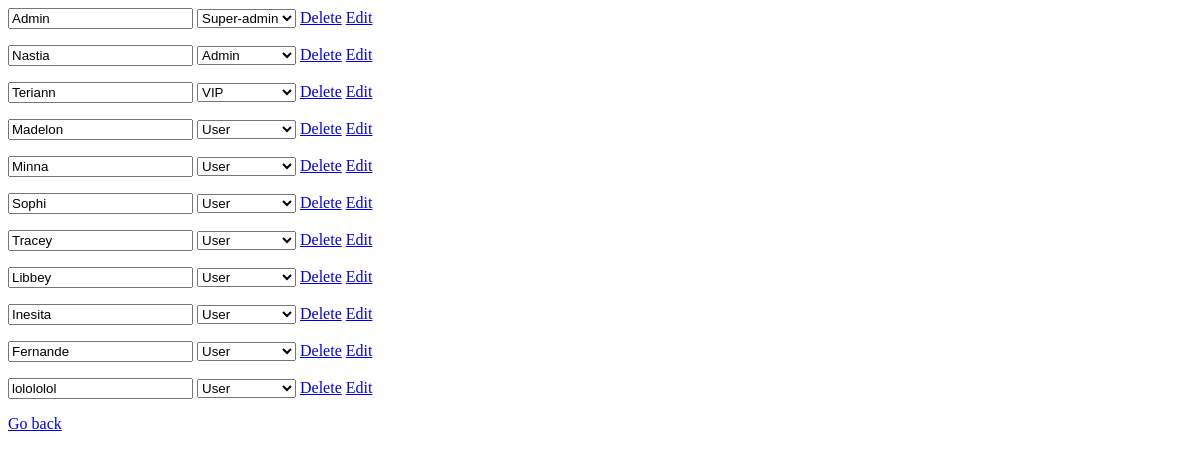
The page /admin/ (signed in) on the database as committed earlier.
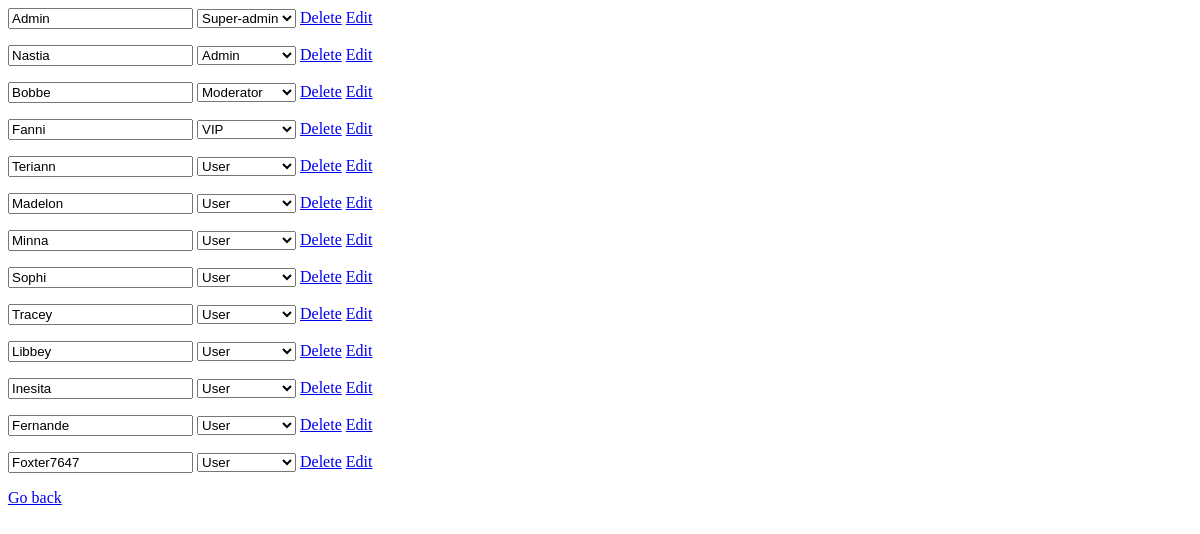
The same page on the database as committed later.
### models.py (models this page shows, shortened)
class Abstract:
    id = Column(Integer, primary_key=True)
    created_on = Column(Date, default=date.today())

class User(Abstract, Base):
    __tablename__ = 'users'
    username = Column(String(20), nullable=False, unique=True)
    email = Column(String(30), nullable=False, unique=True)
    password = Column(String(60), nullable=False)
    hash_password = Column(String(64))
    access = Column(String(60), default='User')
    access_id = Column(Integer, default=accesses_id['User'])
    tasks = relationship("Task", cascade="all, delete-orphan")

### app.py (the view, shortened to what this page needs)
@app.route('/admin/', methods=['GET', 'POST'])
def admin_panel():
    if 'account' in session:
        user_info = get_user_info(session['account'])
        if user_info["access_id"] >= 3:
            users_list = get_users_list()
            users_list = [(
                        users_list[i].username,
                        users_list[i].access,
                        users_list[i].access_id
                        ) for i in range(len(users_list))]
            return render_template('admin_panel.html', users_list=users_list,
                                                    username=session['account'],
                                                    user_access=user_info["access_id"])
        else:
            return render_template('404.html', username=user_info["name"])
    return render_template('404.html')

### models.py (called while the page is built)
def get_user_info(name):
    engine = create_engine('sqlite:///app.db', echo=True)
    session = Session(bind=engine)
    user = session.query(User).filter_by(username=name).first()
    if user != None:
        user_info = {
                    "id": user.id,
                    "name": user.username,
                    "email": user.email,
                    "password": user.password,
                    "access": user.access,
                    "access_id": user.access_id
                    }
        session.close()
        return user_info
    session.close()
    return None

def get_users_list():
    engine = create_engine('sqlite:///app.db', echo=True)
    session = Session(bind=engine)
    user_list = session.query(User).all()
    session.close()
    return user_list

### templates/admin_panel.html (shortened to what this page needs)
<form method="POST">
    <div>
        {% for name, access, access_id in users_list %}
            {% if user_access >= access_id %}
            <p id={{ loop.index|string }}>
                <input type="text" name='name' value={{ name }}>
                <select
                        name="access" required>
                    <option
                        {% if access == 'User' %}
                            selected
                        {% endif %}
                        value="User">User</option>
                    <option
                        {% if access == 'VIP' %}
                            selected
                        {% endif %}
                        value="VIP">VIP</option>
                    <option
                        {% if access == 'Moderator' %}
                            selected
                        {% endif %}
                        value="Moderator">Moderator</option>
                    <option
                        {% if access == 'Admin' %}
                            selected
                        {% endif %}
                        value="Admin">Admin</option>
                    {% if user_access == 4 %}
                    <option
                        {% if access == 'Super-admin' %}
                            selected
                        {% endif %}
                        value="Super-admin">Super-admin</option>
                    {% endif %}
                </select>
                {% if user_access == 4 %}
                <a href='#' onclick=remove_user(event)>Delete</a>
                <a href='/edit_user/{{ name }}'>Edit</a>
                {% endif %}
            </p>
            {% endif %}
        {% endfor %}
    </div>
    <a href={{ "/users/" + username }}>Go back</a>
</form>

Rows that differ between the two databases and show on the page:
added User: name "Bobbe", access "Moderator"
added User: name "Fanni", access "VIP"
changed User "Teriann": access "VIP" → "User"
changed User: name "lolololol" → "Foxter7647"
